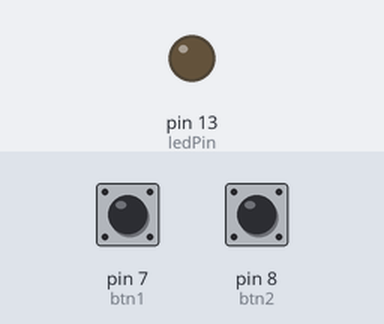
A sketch run on a simulated Arduino Uno, built with avr-gcc and run on an emulated ATmega328P. On the bench: output pins drawn as LEDs (lit = HIGH). Dashed ring = blinking. The test bench sets the inputs (shaded band); at power-on: pin 7 (btn1) LOW, pin 8 (btn2) LOW. What the sketch prints to the serial monitor is not drawn.

Above: at 1.2 s.
1.3 s: pin 7 (btn1) pulled HIGH for 0.15 s
At 1.4 s:
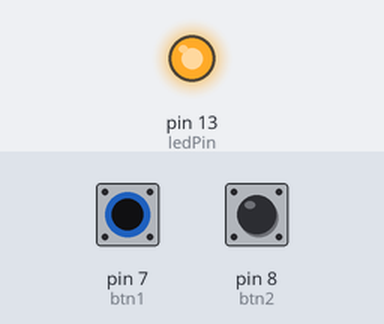
3.0 s: pin 8 (btn2) pulled HIGH for 0.15 s
At 4.1 s:
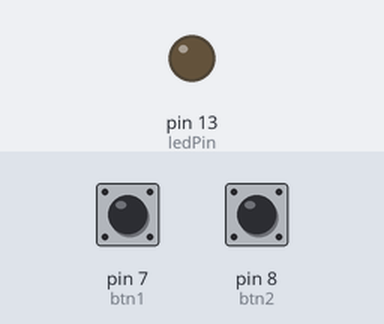
6.1 s: pin 7 (btn1) pulled HIGH for 1 s
At 6.9 s:
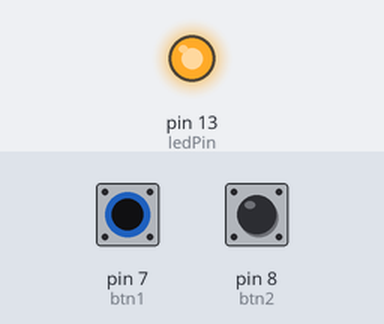
8.6 s: pin 8 (btn2) pulled HIGH for 1 s
At 10.2 s:
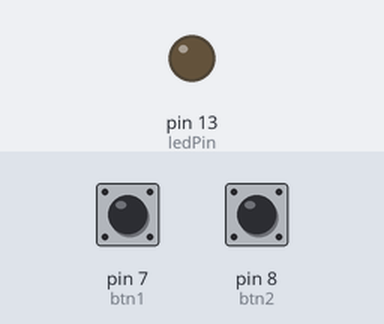
11.1 s: pin 8 (btn2) pulled HIGH for 3.2 s
At 12.5 s:
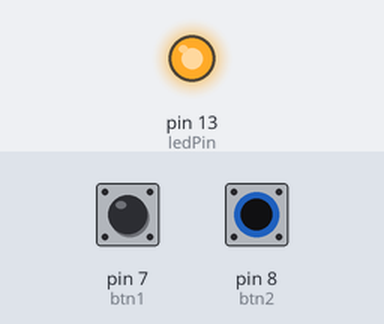
17.3 s: pin 7 (btn1) pulsed HIGH 2 times (0.12 s each, 0.3 s apart)
At 17.4 s:
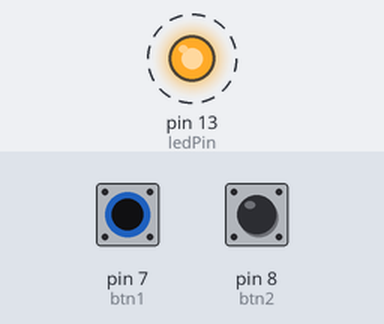
Timing chart, 0 to 20.3 s (numbered marks = the images above; inputs shaded):
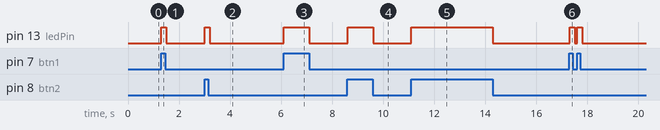

The sketch:

arduino_boton.ino
```cpp
int btn1 = 7;
int btn2 = 8;

int ledPin = 13;

int estado = 0;
int estado2 = 0;

int sensor = 0;

void setup() {
  // put your setup code here, to run once:
  pinMode(ledPin,OUTPUT);

  pinMode(btn1,INPUT);
  pinMode(btn2,INPUT);

  Serial.begin(9600); // Pasar información de arduino a otro programa / 9600v

}

void loop() {
  // put your main code here, to run repeatedly:
  estado = digitalRead(btn1); // Leea lo que hay en el puerto 7, guardela en estado
  estado2 = digitalRead(btn2);

  if(estado == HIGH)
  {
    digitalWrite(ledPin, HIGH); // Emitir una funcion
    sensor = 1; // Dato enviado a processing al oprimir un boton
  }
  else if(estado2 == HIGH)
  {
    digitalWrite(ledPin, HIGH); // Emitir una funcion
    sensor = 2; // Dato enviado a processing al oprimir un boton
  }
  else if(estado == LOW){
    digitalWrite(ledPin, LOW); // Emitir una funcion / Si ninguno esta oprimido el led apagado
    sensor = 0; // Dato enviado a processing al oprimir un boton
  }
  else if(estado2 == LOW) {
    digitalWrite(ledPin, LOW);
    sensor = 3;
    }

  Serial.write(sensor);

  delay(100);

}
```

Measured:
- after the input at 1.3 s, pin 13 (ledPin): LOW → HIGH at once, → LOW 0.20 s later
- after the input at 3.0 s, pin 13 (ledPin): LOW → HIGH at once, → LOW 0.20 s later
- after the input at 6.1 s, pin 13 (ledPin): LOW → HIGH at once, → LOW 1.0 s later
- after the input at 8.6 s, pin 13 (ledPin): LOW → HIGH at once, → LOW 1.0 s later
- after the input at 11.1 s, pin 13 (ledPin): LOW → HIGH at once, → LOW 3.2 s later
- after the input at 17.3 s, pin 13 (ledPin): alternates HIGH for 0.20 s and LOW for 0.10 s, 4 changes in all, then stays LOW, starting at once
